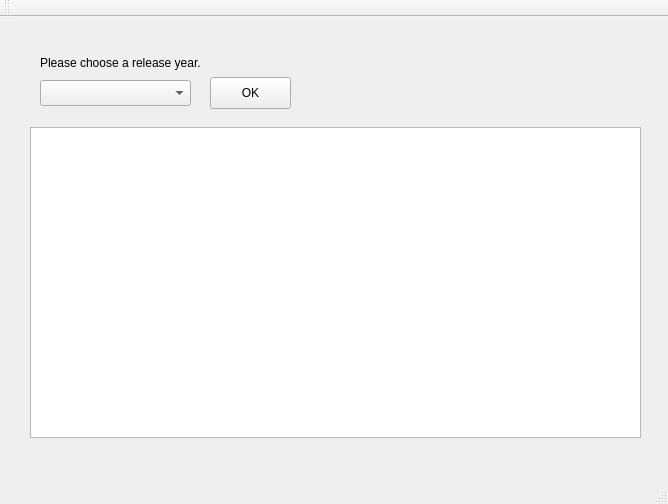
<?xml version="1.0" encoding="UTF-8"?>
<ui version="4.0">
 <class>MainWindow</class>
 <widget class="QMainWindow" name="MainWindow">
  <property name="geometry">
   <rect>
    <x>0</x>
    <y>0</y>
    <width>668</width>
    <height>504</height>
   </rect>
  </property>
  <property name="windowTitle">
   <string>MainWindow</string>
  </property>
  <widget class="QWidget" name="centralWidget">
   <widget class="QComboBox" name="cmb_release_year">
    <property name="geometry">
     <rect>
      <x>40</x>
      <y>63</y>
      <width>151</width>
      <height>26</height>
     </rect>
    </property>
   </widget>
   <widget class="QPushButton" name="btn_ok_year">
    <property name="geometry">
     <rect>
      <x>210</x>
      <y>60</y>
      <width>81</width>
      <height>32</height>
     </rect>
    </property>
    <property name="text">
     <string>OK</string>
    </property>
   </widget>
   <widget class="QTableWidget" name="tbl_results">
    <property name="geometry">
     <rect>
      <x>30</x>
      <y>110</y>
      <width>611</width>
      <height>311</height>
     </rect>
    </property>
   </widget>
   <widget class="QLabel" name="lbl_year">
    <property name="geometry">
     <rect>
      <x>40</x>
      <y>30</y>
      <width>211</width>
      <height>31</height>
     </rect>
    </property>
    <property name="text">
     <string>Please choose a release year.</string>
    </property>
   </widget>
  </widget>
  <widget class="QMenuBar" name="menuBar">
   <property name="geometry">
    <rect>
     <x>0</x>
     <y>0</y>
     <width>668</width>
     <height>22</height>
    </rect>
   </property>
  </widget>
  <widget class="QToolBar" name="mainToolBar">
   <attribute name="toolBarArea">
    <enum>TopToolBarArea</enum>
   </attribute>
   <attribute name="toolBarBreak">
    <bool>false</bool>
   </attribute>
  </widget>
  <widget class="QStatusBar" name="statusBar"/>
 </widget>
 <layoutdefault spacing="6" margin="11"/>
 <resources/>
 <connections/>
</ui>
